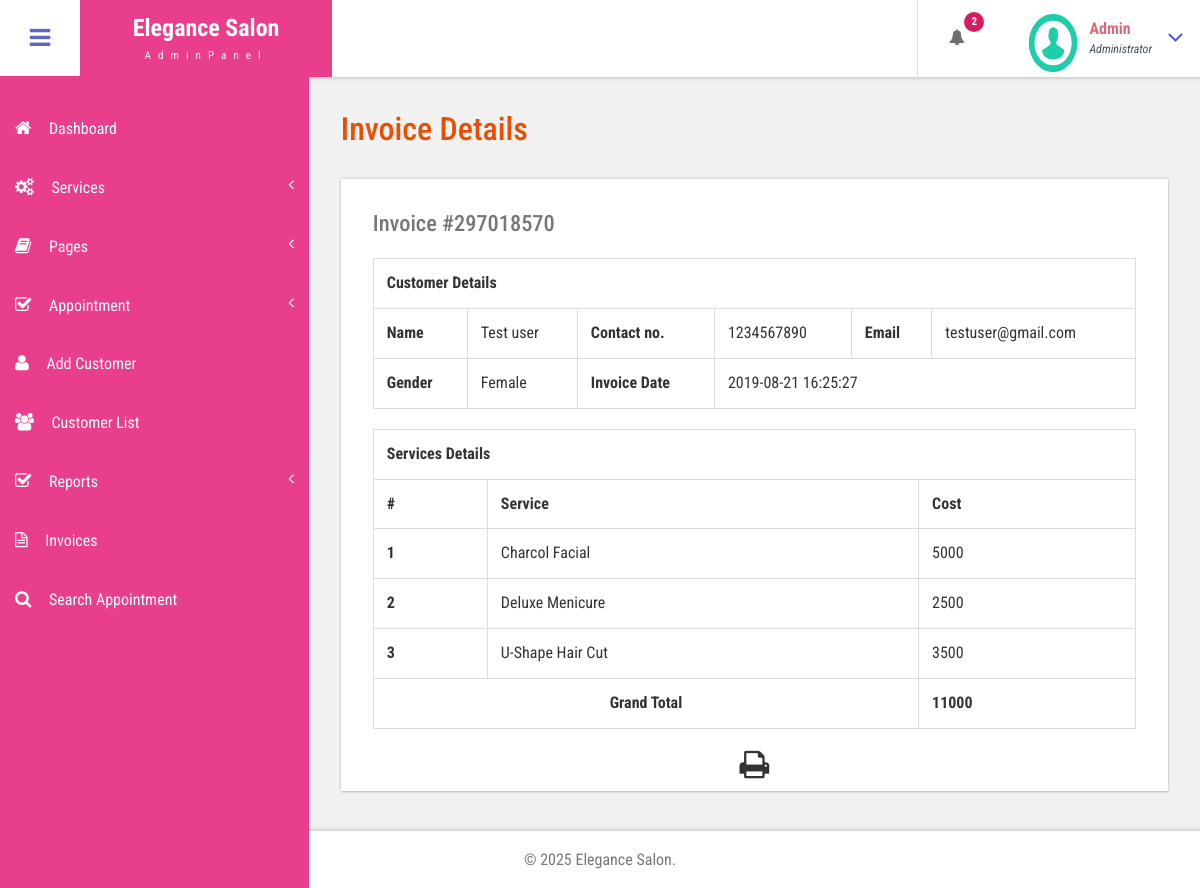
The app's page /admin/view-invoice.php?invoiceid=297018570 (signed in) with its own data.
### tables this page shows
CREATE TABLE `tblservices` (
  `ID` int(10) NOT NULL,
  `ServiceName` varchar(200) DEFAULT NULL,
  `Cost` int(10) DEFAULT NULL,
  `CreationDate` timestamp NULL DEFAULT current_timestamp(),
  `Image` varchar(255) NOT NULL
);

### admin/view-invoice.php (the view, shortened to what this page needs)
<?php
include('includes/dbconnection.php');
if (strlen($_SESSION['bpmsaid']==0)) {
  header('location:logout.php');
  } else{
  ?>
<!DOCTYPE HTML>
<html>
<head>
<link href="css/bootstrap.css" rel='stylesheet' type='text/css' />
<link href="css/style.css" rel='stylesheet' type='text/css' />
<link href="css/font-awesome.css" rel="stylesheet">
<link href="css/animate.css" rel="stylesheet" type="text/css" media="all">
<link href="css/custom.css" rel="stylesheet">
</head>
<body class="cbp-spmenu-push">
	<div class="main-content">
		 <?php include_once('includes/sidebar.php');?>
		 <?php include_once('includes/header.php');?>
		<div id="page-wrapper">
			<div class="main-page">
				<div class="tables" id="exampl">
					<h3 class="title1">Invoice Details</h3>
	<?php
	$invid=intval($_GET['invoiceid']);
$ret=mysqli_query($con,"select DISTINCT  tblinvoice.PostingDate,tblcustomers.Name,tblcustomers.Email,tblcustomers.MobileNumber,tblcustomers.Gender
	from  tblinvoice
	join tblcustomers on tblcustomers.ID=tblinvoice.Userid
	where tblinvoice.BillingId='$invid'");
while ($row=mysqli_fetch_array($ret)) {
?>
					<div class="table-responsive bs-example widget-shadow">
						<h4>Invoice #<?php echo $invid;?></h4>
						<table class="table table-bordered" width="100%" border="1">
<tr>
<th colspan="6">Customer Details</th>
</tr>
							 <tr>
								<th>Name</th>
								<td><?php echo $row['Name']?></td>
								<th>Contact no.</th>
								<td><?php echo $row['MobileNumber']?></td>
								<th>Email </th>
								<td><?php echo $row['Email']?></td>
							</tr>
							 <tr>
								<th>Gender</th>
								<td><?php echo $row['Gender']?></td>
								<th>Invoice Date</th>
								<td colspan="3"><?php echo $row['PostingDate']?></td>
							</tr>
<?php }?>
</table>
<table class="table table-bordered" width="100%" border="1">
<tr>
<th colspan="3">Services Details</th>
</tr>
<tr>
<th>#</th>
<th>Service</th>
<th>Cost</th>
</tr>
<?php
$ret=mysqli_query($con,"select tblservices.ServiceName,tblservices.Cost
	from  tblinvoice
	join tblservices on tblservices.ID=tblinvoice.ServiceId
	where tblinvoice.BillingId='$invid'");
$cnt=1;
while ($row=mysqli_fetch_array($ret)) {
	?>
<tr>
<th><?php echo $cnt;?></th>
<td><?php echo $row['ServiceName']?></td>
<td><?php echo $subtotal=$row['Cost']?></td>
</tr>
<?php
$cnt=$cnt+1;
$gtotal+=$subtotal;
} ?>
<tr>
<th colspan="2" style="text-align:center">Grand Total</th>
<th><?php echo $gtotal?></th>
</tr>
</table>
  <p style="margin-top:1%"  align="center">
  <i class="fa fa-print fa-2x" style="cursor: pointer;"  OnClick="CallPrint(this.value)" ></i>
</p>
					</div>
				</div>
			</div>
		</div>
		 <?php include_once('includes/footer.php');?>
	</div>
</body>
</html>
<?php }  ?>

### admin/includes/header.php (shortened to what this page needs)
<div class="sticky-header header-section ">
      <div class="header-left">
        <button id="showLeftPush"><i class="fa fa-bars"></i></button>
        <div class="logo">
          <a href="index.html">
            <h1>Elegance Salon</h1>
            <span>AdminPanel</span>
          </a>
        </div>
      </div>
      <div class="header-right">
        <div class="profile_details_left">
          <ul class="nofitications-dropdown">
            <?php
$ret1=mysqli_query($con,"select ID,Name from  tblappointment where Status=''");
$num=mysqli_num_rows($ret1);
?>
            <li class="dropdown head-dpdn">
              <a href="#" class="dropdown-toggle" data-toggle="dropdown" aria-expanded="false"><i class="fa fa-bell"></i><span class="badge blue"><?php echo $num;?></span></a>
            </li>
          </ul>
          <div class="clearfix"> </div>
        </div>
        <div class="profile_details">
        <?php
$adid=$_SESSION['bpmsaid'];
$ret=mysqli_query($con,"select AdminName from tbladmin where ID='$adid'");
$row=mysqli_fetch_array($ret);
$name=$row['AdminName'];
?>
          <ul>
            <li class="dropdown profile_details_drop">
              <a href="#" class="dropdown-toggle" data-toggle="dropdown" aria-expanded="false">
                <div class="profile_img">
                  <span class="prfil-img"><img src="images/download (1).png" alt="" width="50" height="60"> </span>
                  <div class="user-name">
                    <p><?php echo $name; ?></p>
                    <span>Administrator</span>
                  </div>
                  <i class="fa fa-angle-down lnr"></i>
                  <div class="clearfix"></div>
                </div>
              </a>
            </li>
          </ul>
        </div>
      </div>
      <div class="clearfix"> </div>
    </div>

### admin/css/style.css (style rules this page uses)
h4, h5, h6, h1, h2, h3 { margin: 0; }
ul, ol { margin: 0; }
p { margin: 0; }
html, body { font-family: 'Roboto Condensed', sans-serif; font-size: 100%; overflow-x: hidden; background: #fff; }
body a { transition: 0.5s all ease; -webkit-transition: 0.5s all ease; -moz-transition: 0.5s all ease; -o-transition: 0.5s all ease; -ms-transition: 0.5s all ease; text-decoration:none; }
h1,h2,h3,h4,h5,h6 { margin:0; }
p { margin:0; }
ul,label { margin:0; padding:0; }
.main-content { position: relative; }
.sticky-header { position: fixed; top: 0; left:0px; width: 100%; z-index: 100; }
.header-section { background:#FFF; box-shadow: 1px 1px 4px rgba(0, 0, 0, 0.21); -webkit-box-shadow: 1px 1px 4px rgba(0, 0, 0, 0.21); -moz-box-shadow: 1px 1px 4px rgba(0, 0, 0, 0.21); -o-box-shadow: 1px 1px 4px rgba(0, 0, 0, 0.21); }
.header-section::after { clear: both; display: block; content: ''; }
.header-left { float: left; width: 45%; }
.header-right { float: right; }
button#showLeftPush { font-size: 1.5em; width: 80px; padding: 0.87em 0; text-align: center; cursor: pointer; float: left; color: #6F6F6F; -moz-transition: all 0.2s ease-out 0s; -webkit-transition: all 0.2s ease-out 0s; transition: all 0.2s ease-out 0s; border: none; background-color: #fff; outline:none; }
.cbp-spmenu-push { overflow-x: hidden; position: relative; }
.cbp-spmenu, .cbp-spmenu-push { -webkit-transition: all 0.3s ease; -moz-transition: all 0.3s ease; transition: all 0.3s ease; }
.cbp-spmenu-push div#page-wrapper { margin: 0 0 0 19.3em; transition:.5s all; -webkit-transition:.5s all; -moz-transition:.5s all; }
.fa { display: inline-block; font-family: FontAwesome; font-style: normal; font-weight: normal; line-height: 1; -webkit-font-smoothing: antialiased; -moz-osx-font-smoothing: grayscale; }
.logo { background: #e83e8c; text-align: center; float: left; }
.logo a { padding: 0.9em 3.3em .7em; display: block; text-decoration: none; }
.logo a h1 { color: #fff; font-size: 1.5em; line-height: 1.2em; font-weight: 700; }
.logo a span { color: #F8F8F8; font-size: .7em; text-align: center; letter-spacing: 7px; }
.profile_details_left { float: left; }
li.dropdown.head-dpdn { display: inline-block; padding: 1.7em 0; border-left: 1px solid #E0E0E0; float: left; }
li.dropdown.head-dpdn a.dropdown-toggle { padding: 1.7em 2em; }
i.fa.fa-bell { color:#6F6F6F; }
.header-right span.badge { font-size: 11px; font-weight: bold; color: #FFF; background: #8BC34A; line-height: 15px; width: 20px; height: 20px; border-radius: 2em; -webkit-border-radius: 2em; -moz-border-radius: 2em; -o-border-radius: 2em; text-align: center; display: inline-block; position: absolute; top: 16%; padding: 2px 0 0; }
.header-right span.blue { background-color:#D81B60; }
.profile_details { float: right; }
.profile_details_drop a.dropdown-toggle { display:block; padding: 0.8em 3em 0 2em; }
.profile_img span.prfil-img { float:left; }
.user-name { float:left; margin-top:8px; margin-left:11px; height:35px; }
.profile_details ul li { list-style-type:none; position:relative; }
.profile_details li a i.fa.lnr { position: absolute; top: 34%; right: 8%; color: #4F52BA; font-size: 1.6em; }
.user-name p { font-size:1em; color:#DD6777; line-height:1em; font-weight:700; }
.user-name span { font-size: .75em; font-style: italic; color: #424f63; font-weight: normal; margin-top: .3em; }
.widget-shadow { background-color: #fff; box-shadow: 0 -1px 3px rgba(0,0,0,.12),0 1px 2px rgba(0,0,0,.24); -webkit-box-shadow: 0 -1px 3px rgba(0,0,0,.12),0 1px 2px rgba(0,0,0,.24); -moz-box-shadow: 0 -1px 3px rgba(0,0,0,.12),0 1px 2px rgba(0,0,0,.24); }
h3.title1 { font-size: 2em; color: #e94e02; margin-bottom: 0.8em; }
.table > thead > tr > th, .table > tbody > tr > th, .table > tfoot > tr > th, .table > thead > tr > td, .table > tbody > tr > td, .table > tfoot > tr > td { border-top: none; }
.tables h4 { font-size: 1.4em; margin-bottom: 1em; color: #777777; }
.tables .panel-body ,.tables .bs-example { padding: 2em 2em 0.5em; }
.tables .table > thead > tr > th, .tables .table > tbody > tr > th, .tables .table > tfoot > tr > th, .tables .table > thead > tr > td, .tables .table > tbody > tr > td, .tables .table > tfoot > tr > td { padding: 13px; border-top: 1px solid #E0E0E0; }
.bs-example { margin-top: 2em; }

### admin/css/custom.css (style rules this page uses)
#page-wrapper { padding:7em 2em 2.5em; background-color: #F1F1F1; }

### records on screen
tblservices: ServiceName "Charcol Facial", Cost "5000"
tblservices: ServiceName "Deluxe Menicure", Cost "2500"
tblservices: ServiceName "U-Shape Hair Cut", Cost "3500"

### other values on screen
$num "2"
$name "Admin"
$row['Name'] "Test user"
$row['MobileNumber'] "1234567890"
$row['Email'] "testuser@gmail.com"
$row['Gender'] "Female"
$row['PostingDate'] "2019-08-21 16:25:27"
$gtotal "11000"
